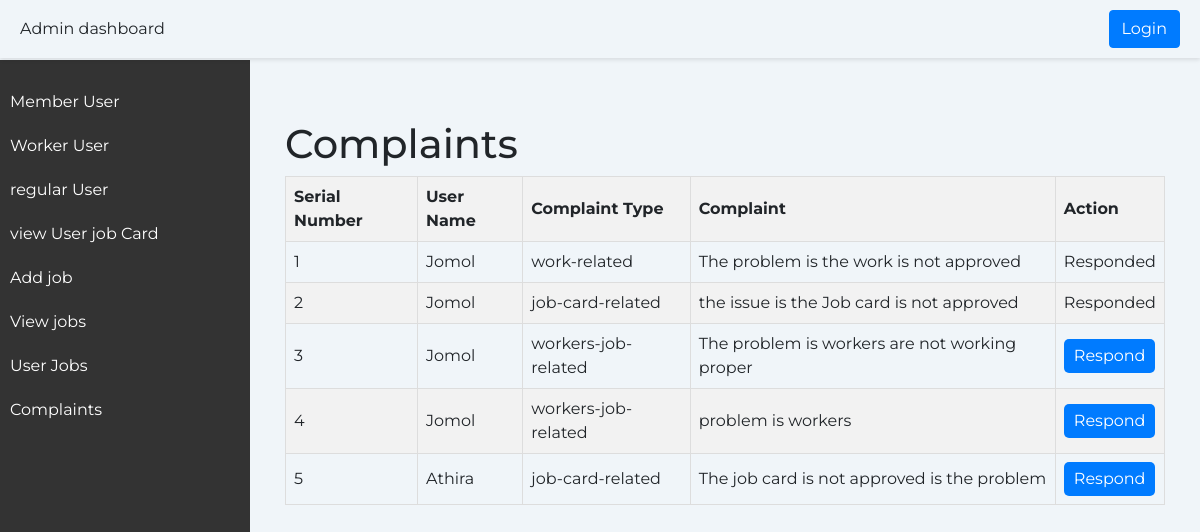
Screenshot of /admin_complaints with the database file from the repository.
### home/models.py (models this page shows, shortened)
class Complaint(models.Model):
    COMPLAINT_TYPES = [
        ('work_related', 'Work Related'),
        ('job_card_related', 'Job Card Related'),
        ('workers_job_related', "Worker's Job Related"),
    ]
    user = models.ForeignKey(CustomUser, on_delete=models.CASCADE)
    complaint_type = models.CharField(max_length=20, choices=COMPLAINT_TYPES)
    complaint = models.TextField()
    admin_response = models.TextField(blank=True, null=True)
    created_at = models.DateTimeField(auto_now_add=True)

class CustomUser(AbstractUser):
    user_type = models.CharField(max_length=20) # Add any additional fields you need
    email=models.EmailField(unique=True)
    is_mentor = models.BooleanField(default=False)
    admin_id = models.CharField(max_length=10, blank=True, null=True)
    is_verified = models.BooleanField(default=False)
    panchayath_name = models.CharField(max_length=100, blank=True, null=True,default='')
    ward_number = models.CharField(max_length=10, blank=True, null=True,default='')
    has_edited_profile = models.BooleanField(default=False)

### home/views.py (the view)
# urls.py: path('admin_complaints',views.admin_complaints,name='admin_complaints'),
def admin_complaints(request):
    complaints = Complaint.objects.all()
    return render(request, 'admin_complaints.html', {'complaints': complaints})

### templates/admin_complaints.html (shortened to what this page needs)
{% load static %}
<!DOCTYPE html>
                <html lang="en">
                <head>
                    <link href="https://maxcdn.bootstrapcdn.com/bootstrap/4.5.2/css/bootstrap.min.css" rel="stylesheet">
                </head>
                <body>
                    <div class="header">
                        <div class="user-profile">
                            <span>Admin dashboard</span>
                        </div>
                        {% if user.is_authenticated %}
                        <a href="logout" class="btn btn-primary ml-lg-3">Logout</a>
                        {% else %}
                        <a href="login.html" class="btn btn-primary ml-lg-3">Login</a>
                        {% endif %}
                    </div>
                    <div class="sidebar">
                        <ul>
                            <li><a href="member">Member User</a></li>
                            <li><a href="worker">Worker User</a></li>
                            <li><a href="user">regular User</a></li>
                            <li><a href="admin_view_job_cards">view User job Card</a></li>
                            <li><a href="add_jobs">Add job</a></li>
                            <li><a href="view_add_job">View jobs</a></li>
                            <li><a href="admin_view_user_job">User Jobs</a></li>
                            <li><a href="admin_complaints">Complaints</a></li>
                        </ul>
                    </div>
                    <div class="content">
                        <div class="container">
                    <h1>Complaints</h1>
                    <table>
                        <thead>
                            <tr>
                                <th>Serial Number</th>
                                <th>User Name</th>
                                <th>Complaint Type</th>
                                <th>Complaint</th>
                                <th>Action</th>
                            </tr>
                        </thead>
                        <tbody>
                            {% for complaint in complaints %}
                            <tr>
                                <td>{{ forloop.counter }}</td>
                                <td>{{ complaint.user.username }}</td>
                                <td>{{ complaint.complaint_type }}</td>
                                <td>{{ complaint.complaint }}</td>
                                <td>
                                    {% if not complaint.admin_response %}
                                    <div class="response-box">
                                        <a href="{% url 'admin_response' complaint.id %}" class="response-link">Respond</a>
                                    </div>
                                    {% else %}
                                    Responded
                                    {% endif %}
                                </td>
                            </tr>
                            {% endfor %}
                        </tbody>
                    </table>
    </html>

### templates/admin_complaints.html (style rules this page uses)
body { font-family: 'Montserrat', sans-serif; background-color: #f0f5f9; margin: 0; padding: 0; }
.header { background-color: #f0f5f9; padding: 10px 20px; box-shadow: 0 2px 4px rgba(0, 0, 0, 0.1); display: flex; justify-content: space-between; align-items: center; width: 100%; position: fixed; z-index: 1; }
.sidebar { height: 100%; width: 250px; position: fixed; top: 0; left: 0; background-color: #333; color: #fff; padding-top: 20px; margin-top: 60px; }
.sidebar ul { list-style: none; padding: 0; }
.sidebar li { padding: 10px; }
.sidebar a { color: #fff; text-decoration: none; display: block; }
.content { margin-left: 250px; padding: 20px; }
.container { margin-top: 100px; }
table { width: 100%; border-collapse: collapse; }
th, td { border: 1px solid #ddd; padding: 8px; text-align: left; }
th { background-color: #f2f2f2; }
tr:nth-child(even) { background-color: #f2f2f2; }
.response-box { display: inline-block; background-color: #007bff; padding: 5px 10px; border-radius: 5px; }
.response-link { color: white; text-decoration: none; }

### rows the page displays
Complaint: user.username "Jomol", complaint_type "work-related", complaint "The problem is the work is not approved", admin_response "Responded"
Complaint: user.username "Jomol", complaint_type "job-card-related", complaint "the issue is the Job card is not approved", admin_response "Responded"
Complaint: user.username "Jomol", complaint_type "workers-job-related", complaint "The problem is workers are not working proper", shows "Respond"
Complaint: user.username "Jomol", complaint_type "workers-job-related", complaint "problem is workers", shows "Respond"
Complaint: user.username "Athira", complaint_type "job-card-related", complaint "The job card is not approved is the problem", shows "Respond"
